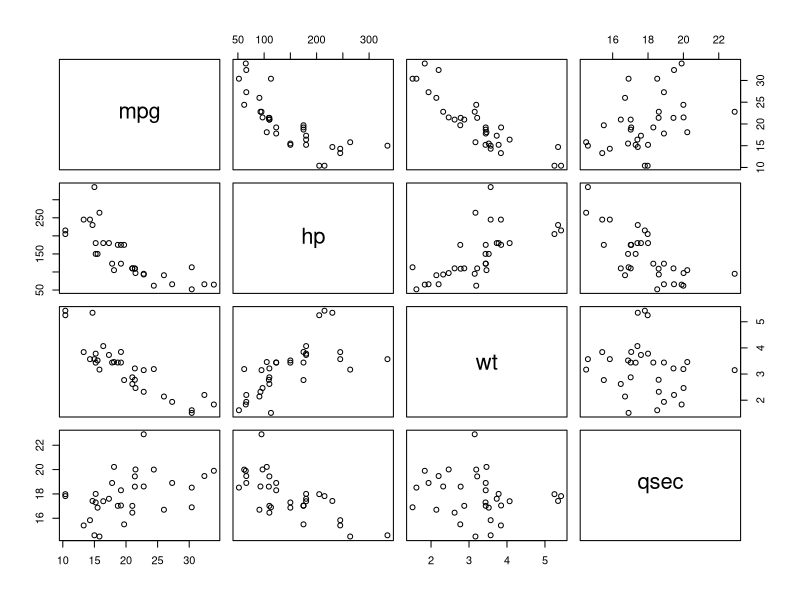
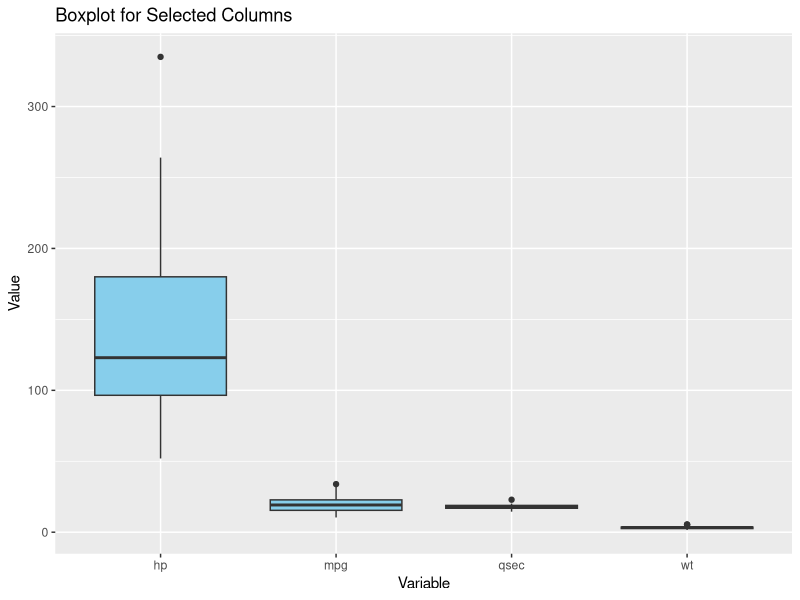
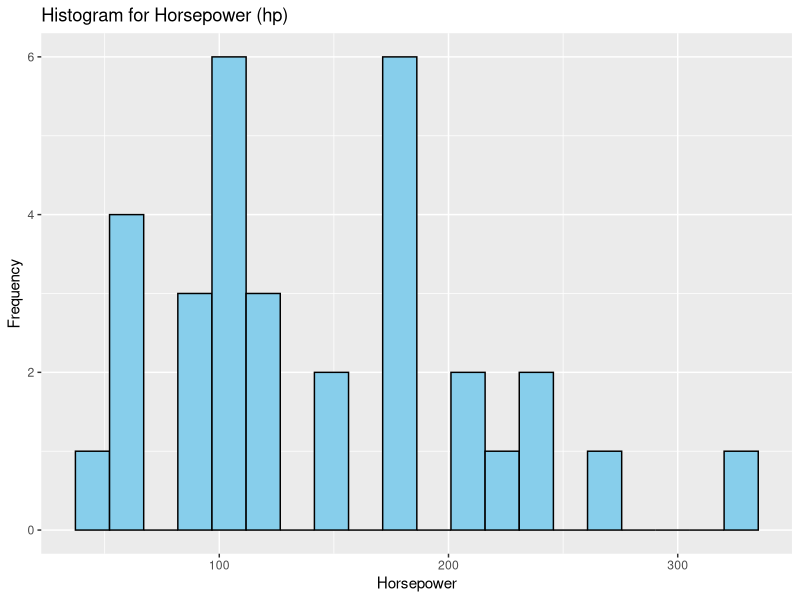
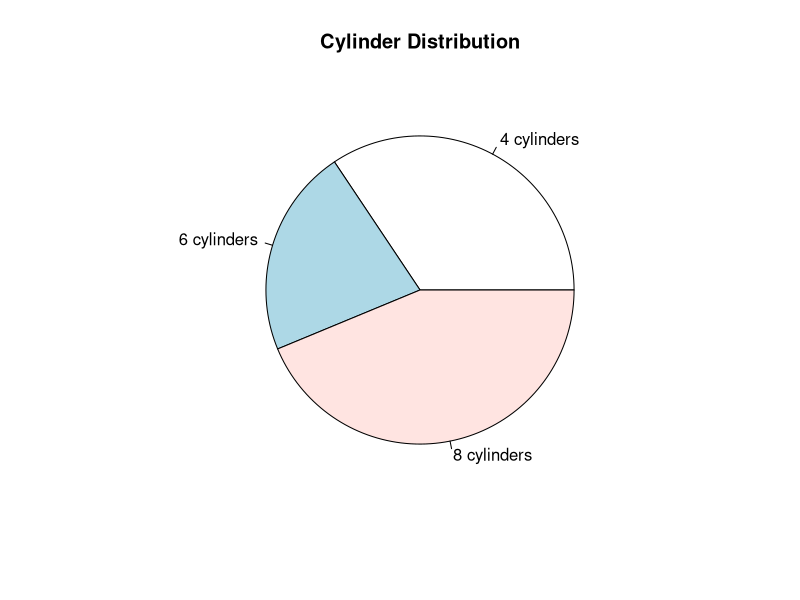
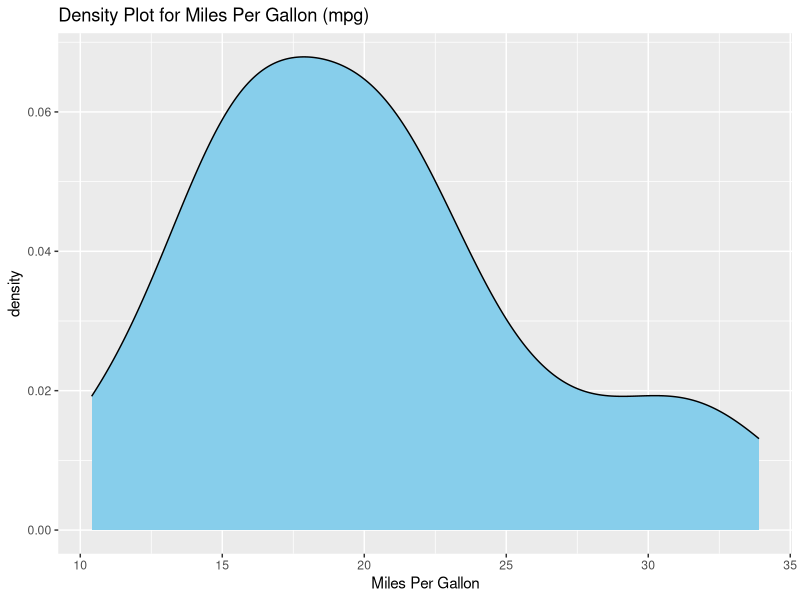

These charts were generated, in order, by the following R code:
# Load necessary libraries
library(tidyverse)

# Load the mtcars dataset
data(mtcars)

# Display the structure and summary statistics of the dataset
str(mtcars)
summary(mtcars)

View(mtcars)

is.na(mtcars)
sum(is.na(mtcars))

# Data Visualization

## Scatterplot Matrix
pairs(mtcars[, c("mpg", "hp", "wt", "qsec")])

## Boxplot for selected columns
selected_columns <- c("mpg", "hp", "wt", "qsec")
mtcars %>%
  select(selected_columns) %>%
  gather(key = "Variable", value = "Value") %>%
  ggplot(aes(x = Variable, y = Value)) +
  geom_boxplot(fill = "skyblue") +
  labs(title = "Boxplot for Selected Columns", x = "Variable", y = "Value")

## Histogram for a specific column
ggplot(mtcars, aes(x = hp)) +
  geom_histogram(fill = "skyblue", color = "black", bins = 20) +
  labs(title = "Histogram for Horsepower (hp)", x = "Horsepower", y = "Frequency")

## Pie Chart for a categorical column
cyl_counts <- table(mtcars$cyl)
pie(cyl_counts, labels = paste(names(cyl_counts), "cylinders"), main = "Cylinder Distribution")

## Density Plot for a numeric column
ggplot(mtcars, aes(x = mpg)) +
  geom_density(fill = "skyblue", color = "black") +
  labs(title = "Density Plot for Miles Per Gallon (mpg)", x = "Miles Per Gallon")

# Statistical Tests (Example: t-test)
t_test_result <- t.test(mtcars$mpg ~ mtcars$am)
print(t_test_result)
